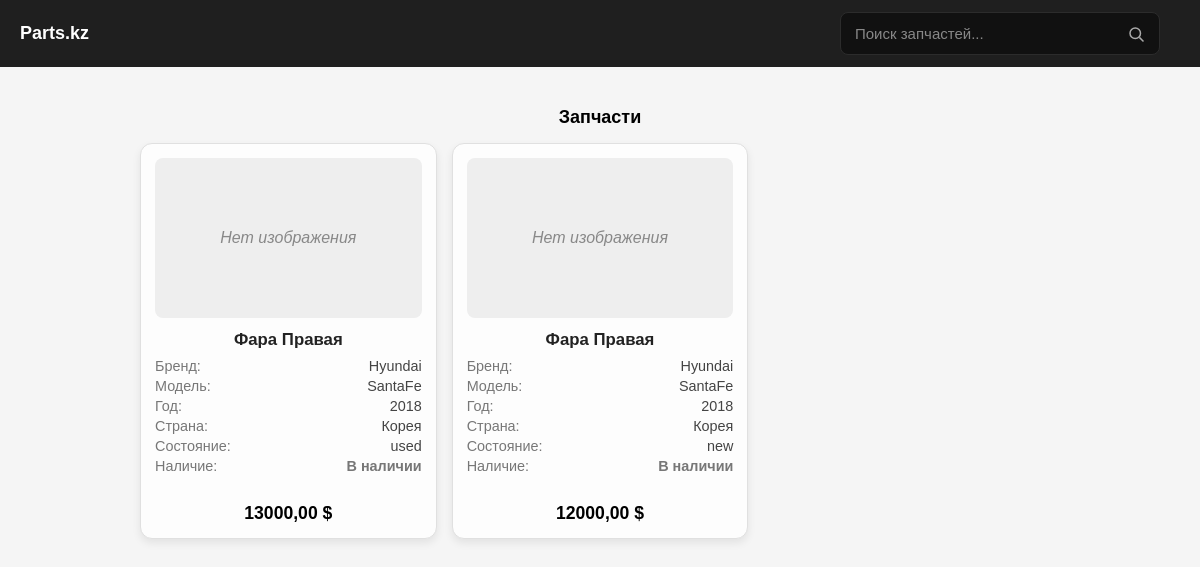
Screenshot of /home/?brand=hyundai&model=santafe&part_type=fara-pravaia&year=2018 with the database file from the repository.
### parts/models.py (models this page shows, shortened)
class Part(models.Model):
    part_type = models.ForeignKey(PartType, on_delete=models.CASCADE, related_name='parttype')
    part_number = models.CharField(max_length=100, default='nothing')
    brand = models.ForeignKey(PartBrand, on_delete=models.CASCADE, null=True, related_name='part_brand')
    year = models.IntegerField()
    price = models.DecimalField(max_digits=10, decimal_places=2)
    car_series = models.ForeignKey(PartSeries, on_delete=models.CASCADE, null=True, related_name='parts_by_series')
    availability = models.BooleanField(default=True)
    image = models.ImageField(null=True)
    condition = models.CharField(
        max_length=10,
        choices=[
            ('used', 'Б/у'),
            ('new', 'Новая'),
        ],
        default='new')
    made_in = models.ForeignKey(PartPlace, on_delete=models.CASCADE, related_name='part_place', null=True)
    slug = models.SlugField(blank=True, null=True)

class PartType(models.Model):
    name = models.CharField(max_length=100)
    slug = models.SlugField(unique=True, blank=True, null=True)

class PartBrand(models.Model):
    name = models.CharField(max_length=100, unique=True)
    slug = models.SlugField(unique=True, blank=True, null=True)
    picture = models.ImageField(upload_to='logo_cars',null=True)

class PartSeries(models.Model):
    brand = models.ForeignKey(PartBrand, on_delete=models.CASCADE, null=True)
    slug = models.SlugField(unique=True, blank=True, null=True)
    name = models.CharField(max_length=100)

class PartPlace(models.Model):
    name = models.CharField(max_length=100, unique=True)
    def __str__(self):
        return self.name

### parts/views.py (the view, shortened to what this page needs)
# urls.py: path('home/', views.home_page, name='home'),
def home_page(request):
    brand = request.GET.get("brand")
    model = request.GET.get("model")
    part_type = request.GET.get('part_type')
    year = request.GET.get("year")
    context = {}
    if not brand:
        context["brands"] = PartBrand.objects.all()
    elif brand and not model:
        context["models"] = PartSeries.objects.filter(brand__slug=brand)
    elif brand and model and not part_type:
        context["part_types"] = (
            Part.objects
            .filter(brand__slug=brand, car_series__slug=model)
            .values_list("part_type__slug", "part_type__name").distinct()
        )
    else:
        context["parts"] = Part.objects.filter(
            brand__slug=brand,
            car_series__slug=model,
            part_type__slug=part_type,
            year=year
        )
    return render(request, "part_templates/home_page.html", context)

### Templates/part_templates/home_page.html (shortened to what this page needs)
{% extends 'base.html' %}
{% load static %}
{% block css %}
<link rel="stylesheet" href="{% static 'part/home.css' %}">
{% endblock %}
{% block content %}
<div class="container">
    {% if parts %}
    <div class="section">
        <h2>Запчасти</h2>
        <div class="grid">
            {% for part in parts %}
            <div class="card part-card">
                {% if part.image %}
                    <img src="{{ part.image.url }}" alt="part image" class="part-img">
                {% else %}
                    <div class="part-placeholder">Нет изображения</div>
                {% endif %}
                <div class="part-info">
                    <h3 class="part-title">{{ part.part_type.name }}</h3>
                    <ul class="part-meta">
                        <li><span>Бренд:</span> {{ part.brand.name }}</li>
                        <li><span>Модель:</span> {{ part.car_series.name }}</li>
                        <li><span>Год:</span> {{ part.year }}</li>
                        <li><span>Страна:</span> {{ part.made_in }}</li>
                        <li><span>Состояние:</span> {{ part.condition }}</li>
                        <li>
                            <span>Наличие:</span>
                            {% if part.availability %}
                                <span class="availab">В наличии</span>
                            {% else %}
                                <span class="not-availab">Нет</span>
                            {% endif %}
                        </li>
                    </ul>
                    <div class="price">{{ part.price }} $</div>
                </div>
            </div>
            {% empty %}
            <p>Запчастей не найдено</p>
            {% endfor %}
        </div>
    </div>
    {% endif %}
</div>
{% endblock %}

### static/part/header.css (style rules this page uses)
* { box-sizing: border-box; margin: 0; padding: 0; font-family: Arial, sans-serif; }
body { background: #f5f5f5; }
.container { padding: 20px; max-width: 1000px; margin: auto; }
.card { background: #ddd; height: 90px; border-radius: 15px; margin-bottom: 15px; }

### static/part/home.css (style rules this page uses)
.section { margin-bottom: 30px; }
h2 { text-align: center; }
.section h2 { margin-bottom: 15px; font-size: 18px; }
.grid { display: grid; grid-template-columns: repeat(auto-fill, minmax(220px, 1fr)); gap: 15px; }
.card { background: #ddd; border-radius: 15px; padding: 15px; text-align: center; cursor: pointer; transition: 0.2s; }
.price { margin-top: 8px; font-weight: bold; }
.part-card { background:#fdfdfd; border:1px solid #e0e0e0; border-radius:12px; padding:14px; box-shadow:0 4px 8px rgba(0,0,0,0.08); display:flex; flex-direction:column; transition:transform .18s ease; height:100%; }
.part-img, .part-placeholder { width:100%; height:160px; object-fit:cover; border-radius:8px; margin-bottom:12px; flex-shrink:0; }
.part-placeholder { background:#eee; color:#888; display:flex; align-items:center; justify-content:center; font-style:italic; }
.part-info { display:flex; flex-direction:column; flex:1; }
.part-title { font-size:1.05rem; margin:0 0 8px; color:#222; line-height:1.2; }
.part-meta { list-style:none; padding:0; margin:0 0 10px; font-size:0.9rem; color:#444; }
.part-meta li { display:flex; justify-content:space-between; margin-bottom:4px; }
.part-meta span { color:#777; }
.availab { color:#1b8f3c; font-weight:600; }
.price { margin-top:auto; font-size:1.1rem; font-weight:bold; color:#000; }

### rows the page displays
Part: shows "Нет изображения", part_type.name "Фара Правая", brand.name "Hyundai", car_series.name "SantaFe", year "2018", made_in "Корея", condition "used", availability "В наличии", price "13000,00"
Part: shows "Нет изображения", part_type.name "Фара Правая", brand.name "Hyundai", car_series.name "SantaFe", year "2018", made_in "Корея", condition "new", availability "В наличии", price "12000,00"
